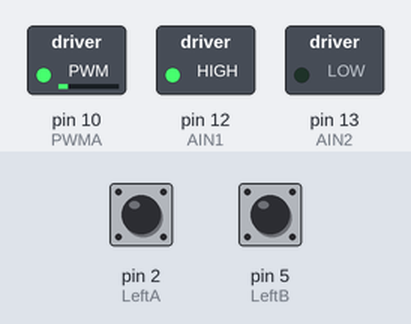
Bench run of a sketch on a simulated Arduino Uno, built with avr-gcc and run on an emulated ATmega328P. Shown: switched loads named in the sketch (green lamp = pin HIGH). The inputs (shaded band) are chosen by the test bench; at power-on: pin 2 (LeftA) HIGH, pin 5 (LeftB) HIGH. What the sketch prints to the serial monitor is not drawn.

Above: at 0.1 s.
Timing chart, 0 to 1.6 s (numbered marks = the images above):
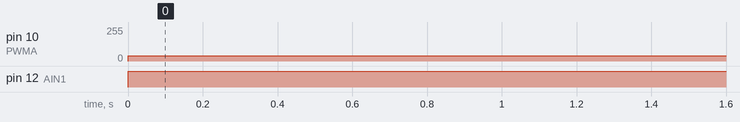

Measured:
- by itself, pin 10 (PWMA): 0/255 → 40/255 at 0.00 s
- by itself, pin 12 (AIN1): LOW → HIGH at 0.00 s

The sketch:

balance_1.0.ino
```cpp
#include <PinChangeInt.h>

//左电机
int AIN2=13;
int AIN1=12;
int PWMA=10;
//左电机编码器读取
int LeftA=2;
int LeftB=5;
//左电机编码器转化
int La,Lb,La1,Lb1;
int leftcount=0;//脉冲计数

int model;

int zhixing=0;

void setup() {
  // put your setup code here, to run once:
  pinMode(AIN1,OUTPUT);
  pinMode(AIN2,OUTPUT);
  pinMode(PWMA,OUTPUT);
  pinMode(LeftA,INPUT);
  pinMode(LeftB,INPUT);
Serial.begin(9600);
  //attachInterrupt(0, READR, CHANGE);//A相2管脚，B相5
   attachPinChangeInterrupt(2, READL, CHANGE);
}

void loop() {
  // put your main code here, to run repeatedly:


if(leftcount < 780)
{

digitalWrite(AIN2,LOW);
digitalWrite(AIN1,HIGH);
analogWrite(PWMA,40);
}
if(leftcount >780 )
{

digitalWrite(AIN2,HIGH);
digitalWrite(AIN1,LOW);
analogWrite(PWMA,20);
}
if(leftcount ==780){
 analogWrite(PWMA,0);
 delay(10);}


La1=digitalRead(LeftA);

Lb1=digitalRead(LeftB);

if(Lb>500)Lb1=HIGH;
else Lb1=LOW;

if(La1 != model){
Serial.print(La1);   //转化为高低电平
Serial.print("   ");

Serial.print(Lb1);
Serial.print("   ");
Serial.print(zhixing);
Serial.print("   ");
Serial.println(leftcount);


}
model=La1;//记录标志位

}

//左计数
void READL() {


  if (digitalRead(LeftA) == LOW) {     //如果是下降沿触发的中断
    if (digitalRead(LeftB) == LOW)      leftcount--;  //根据另外一相电平判定方向
    else      leftcount++;
  }
  else {     //如果是上升沿触发的中断
    if (digitalRead(LeftB) == LOW)     leftcount++; //根据另外一相电平判定方向
    else     leftcount--;
  }
}


//电机状态
void motor_L(int dir,int pwm)
{
 if(dir==1)
 {digitalWrite(AIN2,LOW);
  digitalWrite(AIN1,HIGH);
 }
 if(dir==0)
 {digitalWrite(AIN2,HIGH);
  digitalWrite(AIN1,LOW);
 }
  analogWrite(PWMA,pwm);

  }
```
